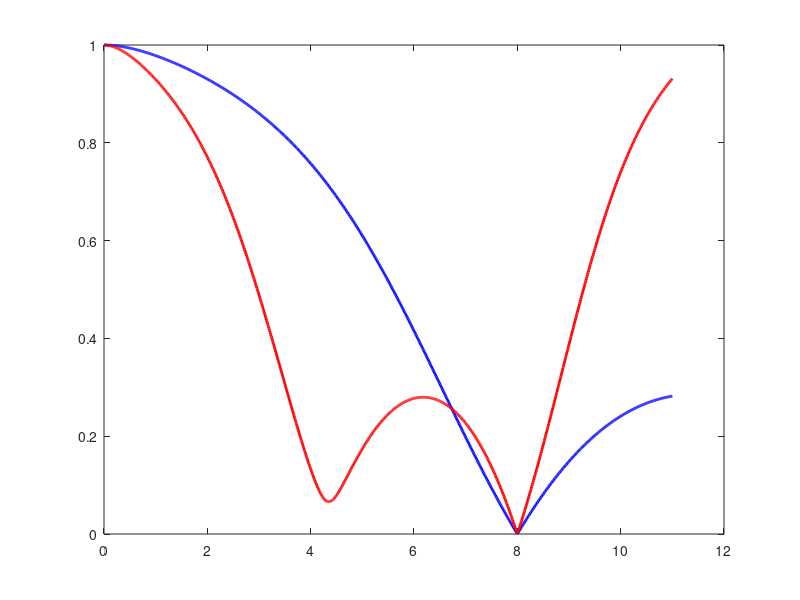

This figure's MATLAB source: (Note: this script raises an error after producing the figure.)
clear all;

%% ===== LOAD PARAMETERS =====
ZL = 25 + 1j*15;         % Load impedance (Ohm)
RL = real(ZL);           % Real part of load
XL = imag(ZL);           % Imaginary part of load

%% ===== LINE PARAMETERS =====
Z0 = 30;                 % Characteristic impedance (Ohm)
Y0 = 1 / Z0;             % Characteristic admittance (S)

%% ===== FREQUENCY PARAMETERS =====
f0 = 8e9;                % Design frequency (Hz)
c = 3e8;                 % Speed of light (m/s)
lambda0 = c / f0;        % Wavelength at f0 (m)
beta0 = 2 * pi / lambda0; % Propagation constant (rad/m)

%% ===== CALCULATE t AND B =====
t = ( XL + (-1).^[0 1] .* sqrt( RL * ((Z0 - RL)^2 + XL^2) / Z0 ) ) / ( RL - Z0 );
B = ( RL^2 .* t - (Z0 - XL .* t) .* (XL + Z0 .* t) ) ./ ...
    ( Z0 * (RL^2 + (XL + Z0 .* t).^2) );

%% ===== NORMALIZED STUB LENGTHS =====

% --- Compute normalized distance d from load to stub ---
% From: t = tan(2πd) => d = (1/2π) * atan(t)
norm_d = atan(t) / (2*pi);
norm_d(norm_d < 0) = norm_d(norm_d < 0) + 0.5;

% --- Compute normalized length ls of short-circuit stub ---
% From: B = Y0 * tan(2πl) => l = (1/2π) * atan(Y0/B)
norm_ls = atan(Y0 ./ B) / (2*pi);
norm_ls(norm_ls < 0) = norm_ls(norm_ls < 0) + 0.5;
norm_ls = mod(norm_ls, 0.5);  % restrict to [0, 0.5)

%% ===== PHYSICAL LENGTHS (meters) =====
d = norm_d * lambda0;   
ls = norm_ls * lambda0; 

%% ===== PRINT SUMMARY =====
nsol = length(norm_d);  % number of matching solutions
fprintf('\n========== Short-stub Shunt Tuner ==========\n');
fprintf('Total Matching Solutions: %d\n', nsol);

for i = 1:nsol
    fprintf('\n----------------------------------------------\n');
    fprintf('Solution %d\n', i);
    fprintf('----------------------------------------------\n');
    
    % Theoretical results
    fprintf('>> THEORETICAL CALCULATION\n');
    fprintf('t  = %12.5f\n', t(i));
    fprintf('B  = %12.5f S\n\n', B(i));
    
    % Physical results
    fprintf('>> PHYSICAL IMPLEMENTATION\n');
    fprintf('d  = %12.5f m   %8.5f λ\n', d(i), norm_d(i));
    fprintf('ls = %12.5f m   %8.5f λ\n', ls(i), norm_ls(i));
end

%% ===== FREQUENCY SWEEP ANALYSIS =====
f = linspace(0, 11e9, 1000);
lambda = c ./ f;
beta = 2*pi ./ lambda;
Gamma_short = zeros(nsol, length(f));

for i = 1:nsol
    Zin_d = Z0 * (ZL + 1j*Z0 * tan(beta * d(i))) ./ ...
                 (Z0 + 1j * ZL .* tan(beta * d(i)));
    Yin_stub = -1j * Y0 * cot(beta .* ls(i));
    Yin_total = 1 ./ Zin_d + Yin_stub;
    Zin_total = 1 ./ Yin_total;
    Gamma_short(i, :) = abs((Zin_total - Z0) ./ (Zin_total + Z0));
end

%% ===== PLOT REFLECTION COEFFICIENT =====
figure;
plot(f/1e9, Gamma_short(1,:), 'b', 'LineWidth', 2); hold on;
if nsol > 1
    plot(f/1e9, Gamma_short(2,:), 'r', 'LineWidth', 2);
end
yline(0.2, 'k--', '|\Gamma| = 0.2');
xlabel('Frequency (GHz)');
ylabel('|\Gamma|');
legend('Short Stub - Solution 1', 'Short Stub - Solution 2', 'Location', 'Best');
title('Short Stub Matching ');
grid on;

%% ===== FRACTIONAL BANDWIDTH CALCULATION =====
for i = 1:nsol
    idx = find(Gamma_short(i,:) < 0.2);
    if ~isempty(idx)
        fmin = f(idx(1));
        fmax = f(idx(end));
        fbw = (fmax - fmin) / f0;
        fprintf('\n[Short Stub Solution %d - FBW Summary]\n', i);
        fprintf('FBW = %.2f %%\n', fbw * 100);
    end
end
